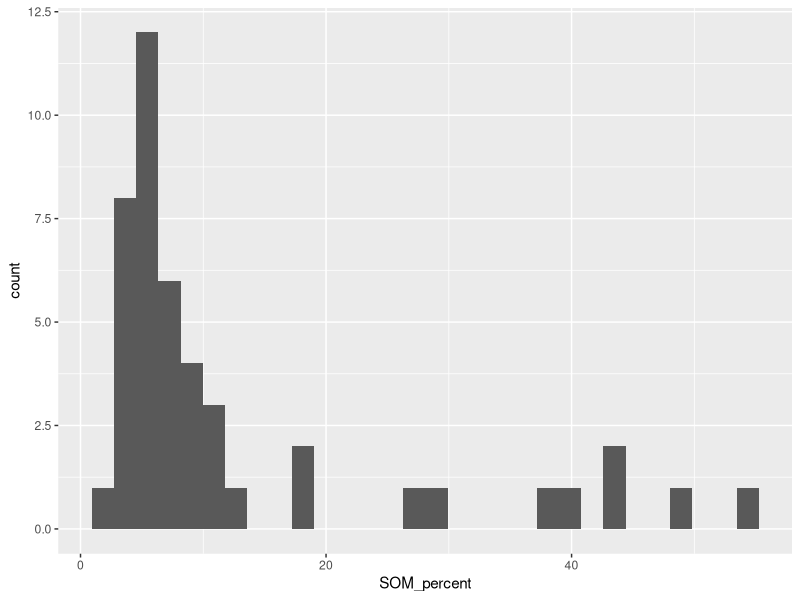
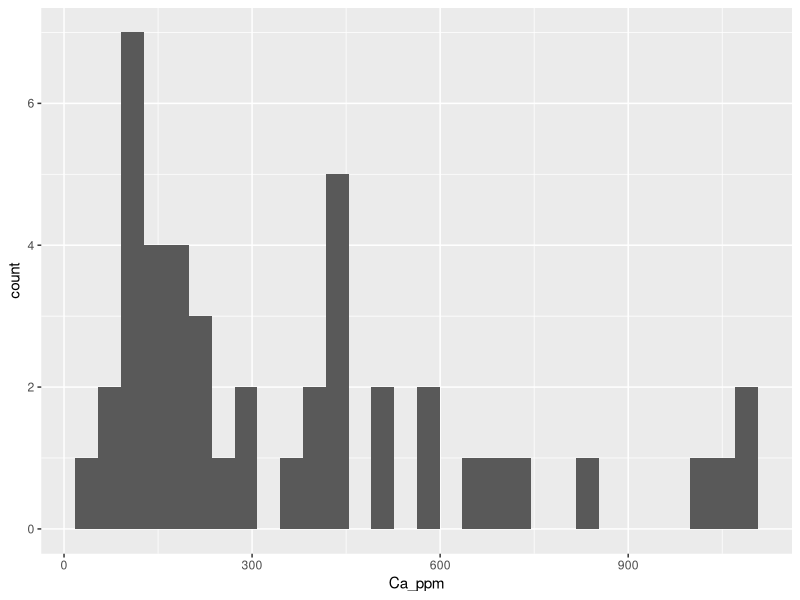
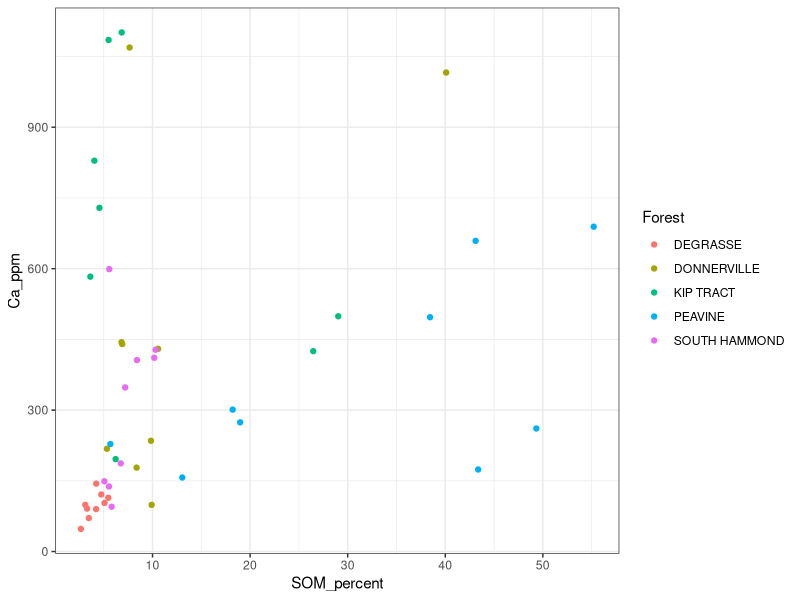
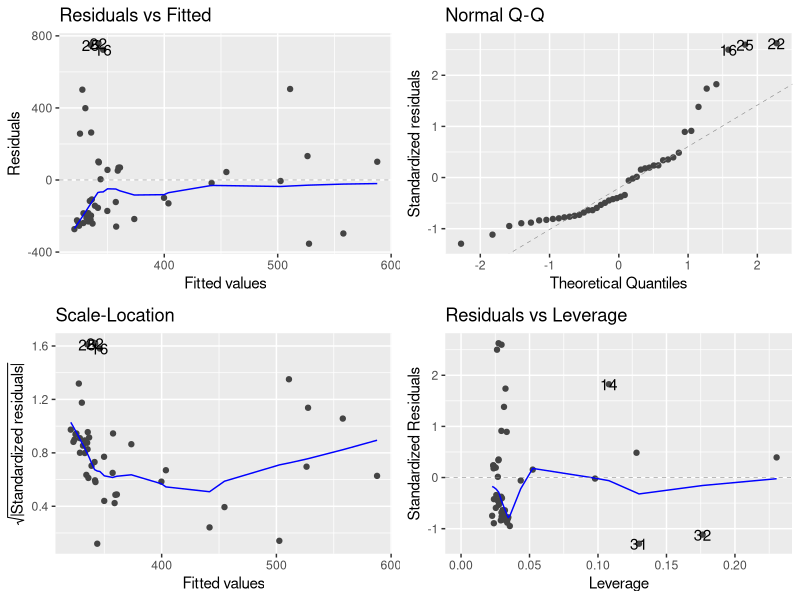
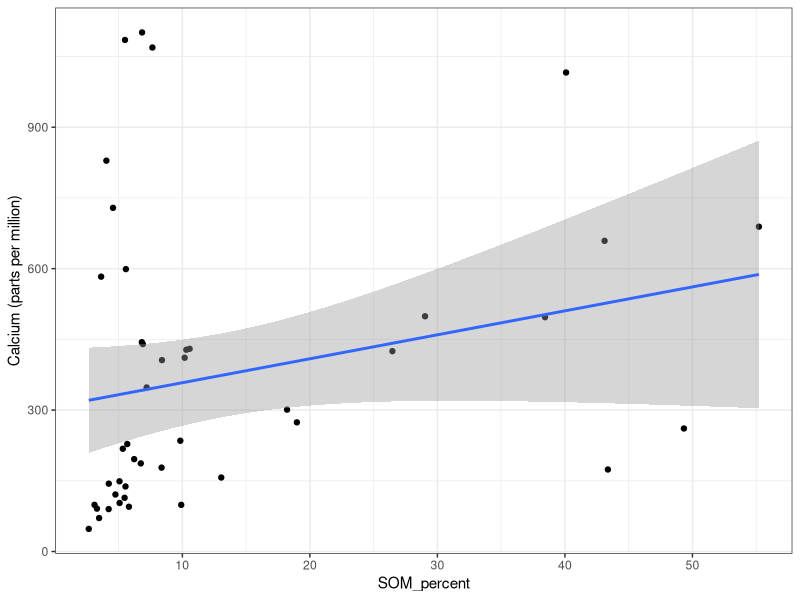
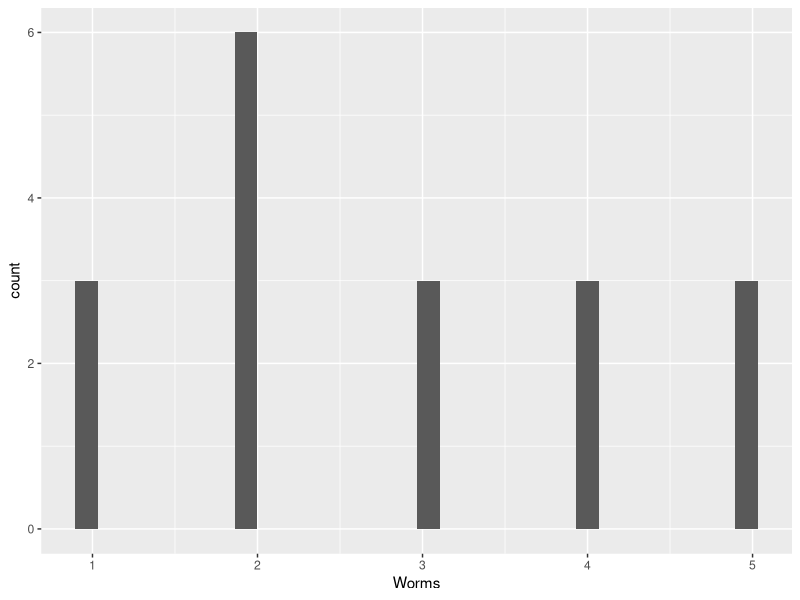
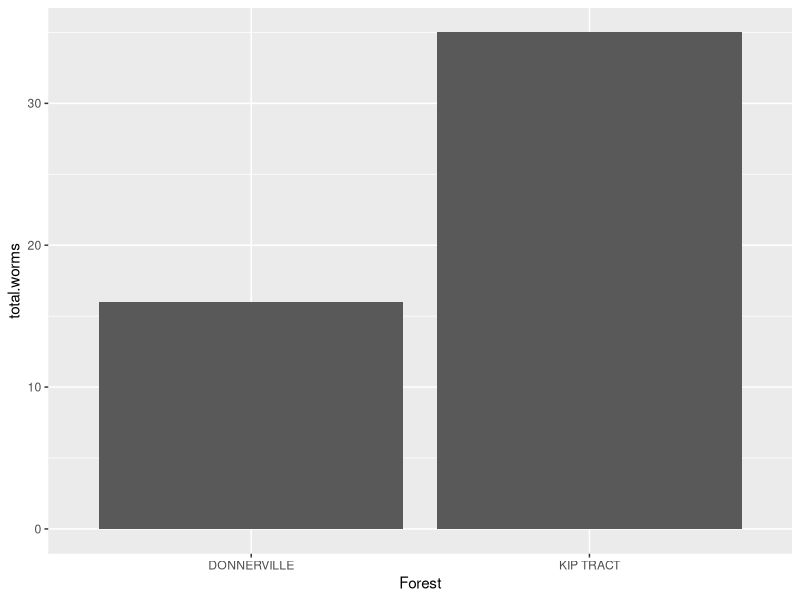
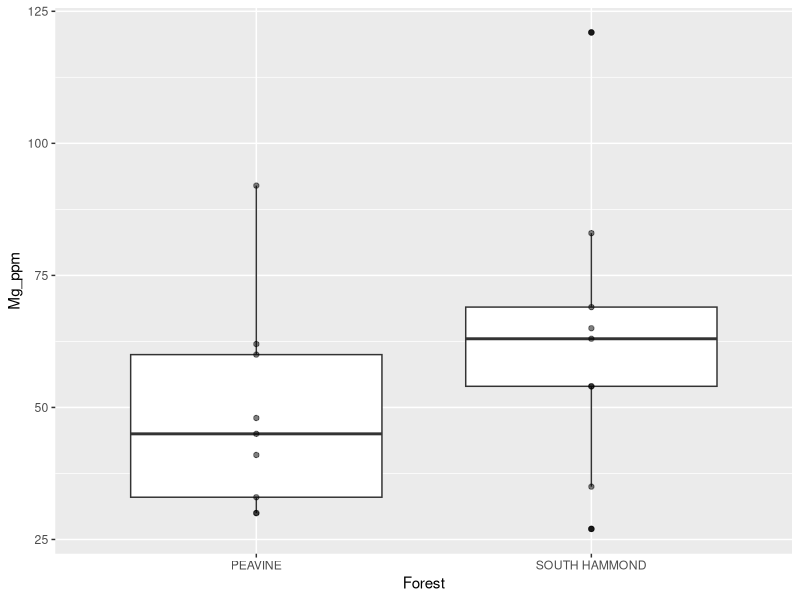

Here is the R script that generated these plots, in order:
## ---- chunk 1
rm(list = ls())
library(tidyverse)
library(here)
library(ggfortify)
## ---- chunk 2
soil <- read.csv(here("Data", "soil_reduced-1.csv"),stringsAsFactors = TRUE)
## ---- chunk 3
levels(soil$Forest)
## ---- chunk 4
ggplot(soil, aes(x = SOM_percent))+
     geom_histogram()
## ---- chunk 5
ggplot(soil, aes(x = Ca_ppm))+
     geom_histogram()
## ---- chunk 6
summary(soil)
## ---- chunk 7
ggplot(soil, aes(x = SOM_percent,  y = Ca_ppm, color = Forest))+
     geom_point()+
     theme_bw()
## ---- chunk 8
SOM_CA_mod <- lm(Ca_ppm ~ SOM_percent, data = soil)
## ---- chunk 9
autoplot(SOM_CA_mod)
## ---- chunk 10
anova(SOM_CA_mod)
## ---- chunk 11
summary(SOM_CA_mod)
## ---- chunk 12
ggplot(soil, aes(SOM_percent, Ca_ppm))+
     geom_point()+
     geom_smooth(method = "lm")+
     ylab("Calcium (parts per million)")+
     theme_bw()
## ---- chunk 13
levels(soil$Forest)
## ---- chunk 14
worms<-soil %>% filter(Forest == "DONNERVILLE" | Forest == "KIP TRACT")

worms$Forest<- factor(worms$Forest)
## ---- chunk 15
ggplot(worms, aes(Worms))+
     geom_histogram()

summary(worms$Worms)
## ---- chunk 16
totals <- worms %>% group_by(Forest) %>% summarise(total.worms = sum(Worms))
## ---- chunk 17
ggplot(totals, aes(x = Forest, y = total.worms))+
     geom_bar(stat = "identity", position = "dodge")
## ---- chunk 18
worms.mat <- xtabs(Worms ~ Forest, data = worms)
worms.mat
## ---- chunk 19
chisq.test(worms.mat)
## ---- chunk 20
chem_data<-soil %>% filter(Forest == "PEAVINE" | Forest == "SOUTH HAMMOND")

chem_data$Forest <- factor(chem_data$Forest)
## ---- chunk 21
ggplot(chem_data, aes(Forest, Mg_ppm))+
     geom_boxplot()+
     geom_point(alpha = 0.5)
## ---- chunk 22
chem_data$Mg_ppm
## ---- chunk 23
ggplot(chem_data, aes(x = Mg_ppm))+
     geom_histogram(binwidth=10)+
     facet_wrap(~Forest, ncol = 1)+
     theme_bw()
## ---- chunk 24
worm_means<-chem_data %>% group_by(Forest) %>% summarise(
     mean_worms = mean(Worms,na.rm = TRUE), 
     sem_worms = (sd(Worms, na.rm = TRUE)/sqrt(length(Worms)))
     
)
## ---- chunk 25
t.test(Worms ~Forest, data = chem_data)
## ---- chunk 26
ggplot(worms, aes(Forest, Worms))+
     geom_boxplot()+
     geom_point(position = "jitter", size = 2, alpha = 0.5)+
     labs(y = "Number of worms")+
     theme_bw()
## ---- chunk 27
summary(soil$Zn_ppm)
## ---- chunk 28
ggplot(soil, aes(x = Zn_ppm))+
     geom_histogram()
## ---- chunk 29
ggplot(soil, aes(Forest, Zn_ppm))+
     geom_boxplot()+
     geom_point(size = 2, alpha = 0.5, position = "jitter")
## ---- chunk 30
Zn_mod <- lm(Zn_ppm ~ Forest, data = soil)
## ---- chunk 31
autoplot(Zn_mod, smooth.color = NA)
## ---- chunk 32
anova(Zn_mod)
## ---- chunk 33
summary(Zn_mod)
